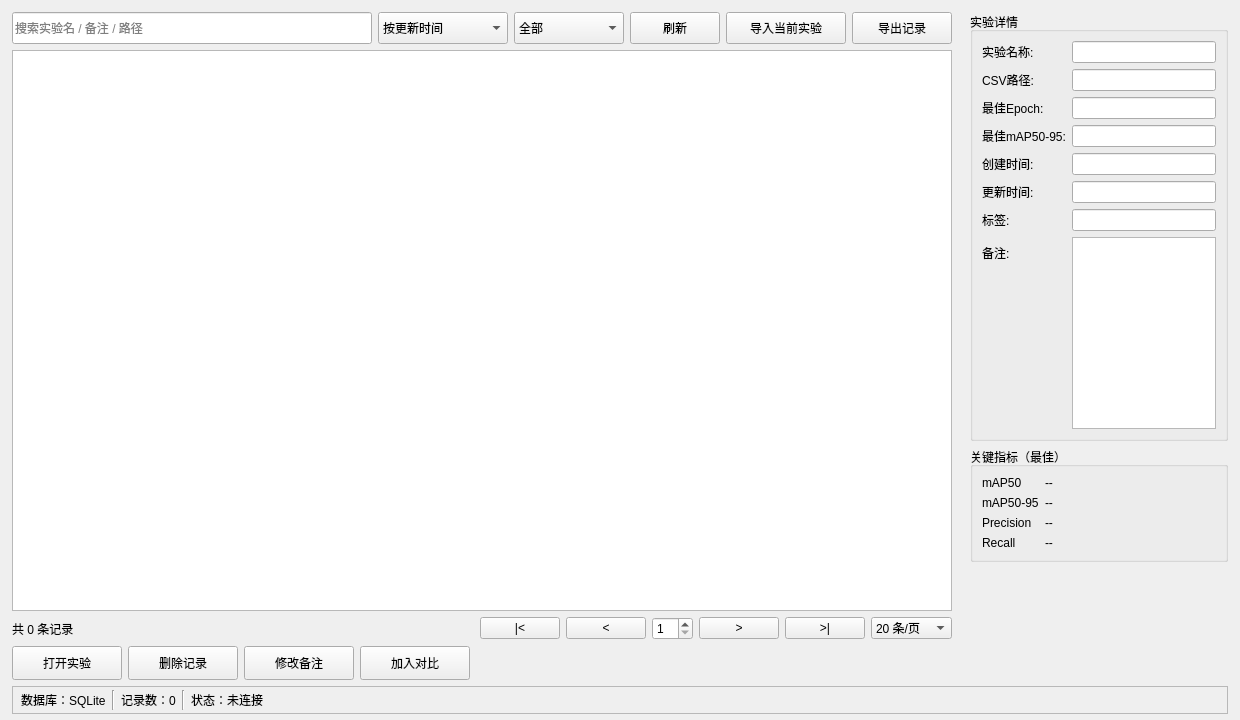
<?xml version="1.0" encoding="UTF-8"?>
<ui version="4.0">
 <class>ExperimentLibraryWidget</class>
 <widget class="QWidget" name="ExperimentLibraryWidget">
  <property name="geometry">
   <rect>
    <x>0</x>
    <y>0</y>
    <width>1240</width>
    <height>720</height>
   </rect>
  </property>
  <property name="windowTitle">
   <string>Experiment Library</string>
  </property>
  <layout class="QVBoxLayout" name="mainLayout">
   <property name="leftMargin">
    <number>12</number>
   </property>
   <property name="topMargin">
    <number>12</number>
   </property>
   <property name="rightMargin">
    <number>12</number>
   </property>
   <property name="bottomMargin">
    <number>6</number>
   </property>
   <item>
    <layout class="QHBoxLayout" name="bodyLayout">
     <item>
      <widget class="QWidget" name="mainContentWidget" native="true">
       <layout class="QVBoxLayout" name="contentLayout">
        <property name="leftMargin">
         <number>0</number>
        </property>
        <property name="topMargin">
         <number>0</number>
        </property>
        <property name="rightMargin">
         <number>0</number>
        </property>
        <property name="bottomMargin">
         <number>0</number>
        </property>
        <item>
         <layout class="QHBoxLayout" name="topToolLayout">
          <item>
           <widget class="QLineEdit" name="editSearchExperiment">
            <property name="minimumSize">
             <size>
              <width>360</width>
              <height>32</height>
             </size>
            </property>
            <property name="placeholderText">
             <string>搜索实验名 / 备注 / 路径</string>
            </property>
            <property name="clearButtonEnabled">
             <bool>true</bool>
            </property>
           </widget>
          </item>
          <item>
           <widget class="QComboBox" name="comboSortExperiment">
            <property name="minimumSize">
             <size>
              <width>130</width>
              <height>32</height>
             </size>
            </property>
            <item>
             <property name="text">
              <string>按更新时间</string>
             </property>
            </item>
            <item>
             <property name="text">
              <string>按创建时间</string>
             </property>
            </item>
            <item>
             <property name="text">
              <string>按mAP50-95</string>
             </property>
            </item>
            <item>
             <property name="text">
              <string>按实验名称</string>
             </property>
            </item>
           </widget>
          </item>
          <item>
           <widget class="QComboBox" name="comboTagFilter">
            <property name="minimumSize">
             <size>
              <width>110</width>
              <height>32</height>
             </size>
            </property>
            <item>
             <property name="text">
              <string>全部</string>
             </property>
            </item>
           </widget>
          </item>
          <item>
           <widget class="QPushButton" name="btnRefreshRecord">
            <property name="minimumSize">
             <size>
              <width>90</width>
              <height>32</height>
             </size>
            </property>
            <property name="text">
             <string>刷新</string>
            </property>
           </widget>
          </item>
          <item>
           <widget class="QPushButton" name="btnImportCurrentExperiment">
            <property name="minimumSize">
             <size>
              <width>120</width>
              <height>32</height>
             </size>
            </property>
            <property name="text">
             <string>导入当前实验</string>
            </property>
           </widget>
          </item>
          <item>
           <widget class="QPushButton" name="btnExportRecord">
            <property name="minimumSize">
             <size>
              <width>100</width>
              <height>32</height>
             </size>
            </property>
            <property name="text">
             <string>导出记录</string>
            </property>
           </widget>
          </item>
          <item>
           <spacer name="topToolSpacer">
            <property name="orientation">
             <enum>Qt::Orientation::Horizontal</enum>
            </property>
            <property name="sizeHint" stdset="0">
             <size>
              <width>40</width>
              <height>20</height>
             </size>
            </property>
           </spacer>
          </item>
         </layout>
        </item>
        <item>
         <widget class="QTableView" name="tableExperimentRecords">
          <property name="minimumSize">
           <size>
            <width>760</width>
            <height>440</height>
           </size>
          </property>
          <property name="editTriggers">
           <set>QAbstractItemView::EditTrigger::NoEditTriggers</set>
          </property>
          <property name="alternatingRowColors">
           <bool>true</bool>
          </property>
          <property name="selectionMode">
           <enum>QAbstractItemView::SelectionMode::ExtendedSelection</enum>
          </property>
          <property name="selectionBehavior">
           <enum>QAbstractItemView::SelectionBehavior::SelectRows</enum>
          </property>
          <property name="showGrid">
           <bool>true</bool>
          </property>
          <property name="sortingEnabled">
           <bool>true</bool>
          </property>
          <property name="cornerButtonEnabled">
           <bool>false</bool>
          </property>
         </widget>
        </item>
        <item>
         <layout class="QHBoxLayout" name="tableFooterLayout">
          <item>
           <widget class="QLabel" name="labelRecordCount">
            <property name="text">
             <string>共 0 条记录</string>
            </property>
           </widget>
          </item>
          <item>
           <spacer name="tableFooterSpacer">
            <property name="orientation">
             <enum>Qt::Orientation::Horizontal</enum>
            </property>
            <property name="sizeHint" stdset="0">
             <size>
              <width>40</width>
              <height>20</height>
             </size>
            </property>
           </spacer>
          </item>
          <item>
           <widget class="QPushButton" name="btnFirstPage">
            <property name="text">
             <string>|&lt;</string>
            </property>
           </widget>
          </item>
          <item>
           <widget class="QPushButton" name="btnPrevPage">
            <property name="text">
             <string>&lt;</string>
            </property>
           </widget>
          </item>
          <item>
           <widget class="QSpinBox" name="spinCurrentPage">
            <property name="minimum">
             <number>1</number>
            </property>
            <property name="value">
             <number>1</number>
            </property>
           </widget>
          </item>
          <item>
           <widget class="QPushButton" name="btnNextPage">
            <property name="text">
             <string>&gt;</string>
            </property>
           </widget>
          </item>
          <item>
           <widget class="QPushButton" name="btnLastPage">
            <property name="text">
             <string>&gt;|</string>
            </property>
           </widget>
          </item>
          <item>
           <widget class="QComboBox" name="comboPageSize">
            <item>
             <property name="text">
              <string>20 条/页</string>
             </property>
            </item>
            <item>
             <property name="text">
              <string>50 条/页</string>
             </property>
            </item>
            <item>
             <property name="text">
              <string>100 条/页</string>
             </property>
            </item>
           </widget>
          </item>
         </layout>
        </item>
        <item>
         <layout class="QHBoxLayout" name="bottomButtonLayout">
          <item>
           <widget class="QPushButton" name="btnOpenExperiment">
            <property name="minimumSize">
             <size>
              <width>110</width>
              <height>34</height>
             </size>
            </property>
            <property name="text">
             <string>打开实验</string>
            </property>
           </widget>
          </item>
          <item>
           <widget class="QPushButton" name="btnDeleteRecord">
            <property name="minimumSize">
             <size>
              <width>110</width>
              <height>34</height>
             </size>
            </property>
            <property name="text">
             <string>删除记录</string>
            </property>
           </widget>
          </item>
          <item>
           <widget class="QPushButton" name="btnEditNote">
            <property name="minimumSize">
             <size>
              <width>110</width>
              <height>34</height>
             </size>
            </property>
            <property name="text">
             <string>修改备注</string>
            </property>
           </widget>
          </item>
          <item>
           <widget class="QPushButton" name="btnAddToCompare">
            <property name="minimumSize">
             <size>
              <width>110</width>
              <height>34</height>
             </size>
            </property>
            <property name="text">
             <string>加入对比</string>
            </property>
           </widget>
          </item>
          <item>
           <spacer name="bottomButtonSpacer">
            <property name="orientation">
             <enum>Qt::Orientation::Horizontal</enum>
            </property>
            <property name="sizeHint" stdset="0">
             <size>
              <width>40</width>
              <height>20</height>
             </size>
            </property>
           </spacer>
          </item>
         </layout>
        </item>
       </layout>
      </widget>
     </item>
     <item>
      <widget class="QWidget" name="rightDetailWidget" native="true">
       <property name="minimumSize">
        <size>
         <width>260</width>
         <height>0</height>
        </size>
       </property>
       <property name="maximumSize">
        <size>
         <width>340</width>
         <height>16777215</height>
        </size>
       </property>
       <layout class="QVBoxLayout" name="rightDetailLayout">
        <property name="leftMargin">
         <number>12</number>
        </property>
        <property name="topMargin">
         <number>0</number>
        </property>
        <property name="rightMargin">
         <number>0</number>
        </property>
        <property name="bottomMargin">
         <number>0</number>
        </property>
        <item>
         <widget class="QGroupBox" name="groupExperimentDetail">
          <property name="title">
           <string>实验详情</string>
          </property>
          <layout class="QFormLayout" name="detailFormLayout">
           <item row="0" column="0">
            <widget class="QLabel" name="labelDetailNameTitle">
             <property name="text">
              <string>实验名称:</string>
             </property>
            </widget>
           </item>
           <item row="0" column="1">
            <widget class="QLineEdit" name="editDetailName">
             <property name="readOnly">
              <bool>true</bool>
             </property>
            </widget>
           </item>
           <item row="1" column="0">
            <widget class="QLabel" name="labelDetailPathTitle">
             <property name="text">
              <string>CSV路径:</string>
             </property>
            </widget>
           </item>
           <item row="1" column="1">
            <widget class="QLineEdit" name="editDetailCsvPath">
             <property name="readOnly">
              <bool>true</bool>
             </property>
            </widget>
           </item>
           <item row="2" column="0">
            <widget class="QLabel" name="labelBestEpochTitle">
             <property name="text">
              <string>最佳Epoch:</string>
             </property>
            </widget>
           </item>
           <item row="2" column="1">
            <widget class="QLineEdit" name="editBestEpoch">
             <property name="readOnly">
              <bool>true</bool>
             </property>
            </widget>
           </item>
           <item row="3" column="0">
            <widget class="QLabel" name="labelBestMapTitle">
             <property name="text">
              <string>最佳mAP50-95:</string>
             </property>
            </widget>
           </item>
           <item row="3" column="1">
            <widget class="QLineEdit" name="editBestMap5095">
             <property name="readOnly">
              <bool>true</bool>
             </property>
            </widget>
           </item>
           <item row="4" column="0">
            <widget class="QLabel" name="labelCreateTimeTitle">
             <property name="text">
              <string>创建时间:</string>
             </property>
            </widget>
           </item>
           <item row="4" column="1">
            <widget class="QLineEdit" name="editCreateTime">
             <property name="readOnly">
              <bool>true</bool>
             </property>
            </widget>
           </item>
           <item row="5" column="0">
            <widget class="QLabel" name="labelUpdateTimeTitle">
             <property name="text">
              <string>更新时间:</string>
             </property>
            </widget>
           </item>
           <item row="5" column="1">
            <widget class="QLineEdit" name="editUpdateTime">
             <property name="readOnly">
              <bool>true</bool>
             </property>
            </widget>
           </item>
           <item row="6" column="0">
            <widget class="QLabel" name="labelTagTitle">
             <property name="text">
              <string>标签:</string>
             </property>
            </widget>
           </item>
           <item row="6" column="1">
            <widget class="QLineEdit" name="editTag">
             <property name="readOnly">
              <bool>true</bool>
             </property>
            </widget>
           </item>
           <item row="7" column="0">
            <widget class="QLabel" name="labelNoteTitle">
             <property name="text">
              <string>备注:</string>
             </property>
            </widget>
           </item>
           <item row="7" column="1">
            <widget class="QPlainTextEdit" name="plainNote">
             <property name="minimumSize">
              <size>
               <width>0</width>
               <height>90</height>
              </size>
             </property>
             <property name="readOnly">
              <bool>true</bool>
             </property>
            </widget>
           </item>
          </layout>
         </widget>
        </item>
        <item>
         <widget class="QGroupBox" name="groupBestMetrics">
          <property name="title">
           <string>关键指标（最佳）</string>
          </property>
          <layout class="QFormLayout" name="metricFormLayout">
           <item row="0" column="0">
            <widget class="QLabel" name="labelMetricMap50">
             <property name="text">
              <string>mAP50</string>
             </property>
            </widget>
           </item>
           <item row="0" column="1">
            <widget class="QLabel" name="valueMetricMap50">
             <property name="text">
              <string>--</string>
             </property>
            </widget>
           </item>
           <item row="1" column="0">
            <widget class="QLabel" name="labelMetricMap5095">
             <property name="text">
              <string>mAP50-95</string>
             </property>
            </widget>
           </item>
           <item row="1" column="1">
            <widget class="QLabel" name="valueMetricMap5095">
             <property name="text">
              <string>--</string>
             </property>
            </widget>
           </item>
           <item row="2" column="0">
            <widget class="QLabel" name="labelMetricPrecision">
             <property name="text">
              <string>Precision</string>
             </property>
            </widget>
           </item>
           <item row="2" column="1">
            <widget class="QLabel" name="valueMetricPrecision">
             <property name="text">
              <string>--</string>
             </property>
            </widget>
           </item>
           <item row="3" column="0">
            <widget class="QLabel" name="labelMetricRecall">
             <property name="text">
              <string>Recall</string>
             </property>
            </widget>
           </item>
           <item row="3" column="1">
            <widget class="QLabel" name="valueMetricRecall">
             <property name="text">
              <string>--</string>
             </property>
            </widget>
           </item>
          </layout>
         </widget>
        </item>
        <item>
         <spacer name="rightBottomSpacer">
          <property name="orientation">
           <enum>Qt::Orientation::Vertical</enum>
          </property>
          <property name="sizeType">
           <enum>QSizePolicy::Policy::Expanding</enum>
          </property>
          <property name="sizeHint" stdset="0">
           <size>
            <width>20</width>
            <height>80</height>
           </size>
          </property>
         </spacer>
        </item>
       </layout>
      </widget>
     </item>
    </layout>
   </item>
   <item>
    <widget class="QFrame" name="bottomStatusFrame">
     <property name="frameShape">
      <enum>QFrame::Shape::StyledPanel</enum>
     </property>
     <property name="frameShadow">
      <enum>QFrame::Shadow::Plain</enum>
     </property>
     <layout class="QHBoxLayout" name="bottomStatusLayout">
      <property name="leftMargin">
       <number>8</number>
      </property>
      <property name="topMargin">
       <number>3</number>
      </property>
      <property name="rightMargin">
       <number>8</number>
      </property>
      <property name="bottomMargin">
       <number>3</number>
      </property>
      <item>
       <widget class="QLabel" name="labelDatabaseStatus">
        <property name="text">
         <string>数据库：SQLite</string>
        </property>
       </widget>
      </item>
      <item>
       <widget class="QFrame" name="lineStatus1">
        <property name="frameShape">
         <enum>QFrame::Shape::VLine</enum>
        </property>
        <property name="frameShadow">
         <enum>QFrame::Shadow::Sunken</enum>
        </property>
       </widget>
      </item>
      <item>
       <widget class="QLabel" name="labelRecordStatus">
        <property name="text">
         <string>记录数：0</string>
        </property>
       </widget>
      </item>
      <item>
       <widget class="QFrame" name="lineStatus2">
        <property name="frameShape">
         <enum>QFrame::Shape::VLine</enum>
        </property>
        <property name="frameShadow">
         <enum>QFrame::Shadow::Sunken</enum>
        </property>
       </widget>
      </item>
      <item>
       <widget class="QLabel" name="labelConnectStatus">
        <property name="text">
         <string>状态：未连接</string>
        </property>
       </widget>
      </item>
      <item>
       <spacer name="bottomStatusSpacer">
        <property name="orientation">
         <enum>Qt::Orientation::Horizontal</enum>
        </property>
        <property name="sizeHint" stdset="0">
         <size>
          <width>40</width>
          <height>20</height>
         </size>
        </property>
       </spacer>
      </item>
     </layout>
    </widget>
   </item>
  </layout>
 </widget>
 <resources/>
 <connections/>
</ui>
